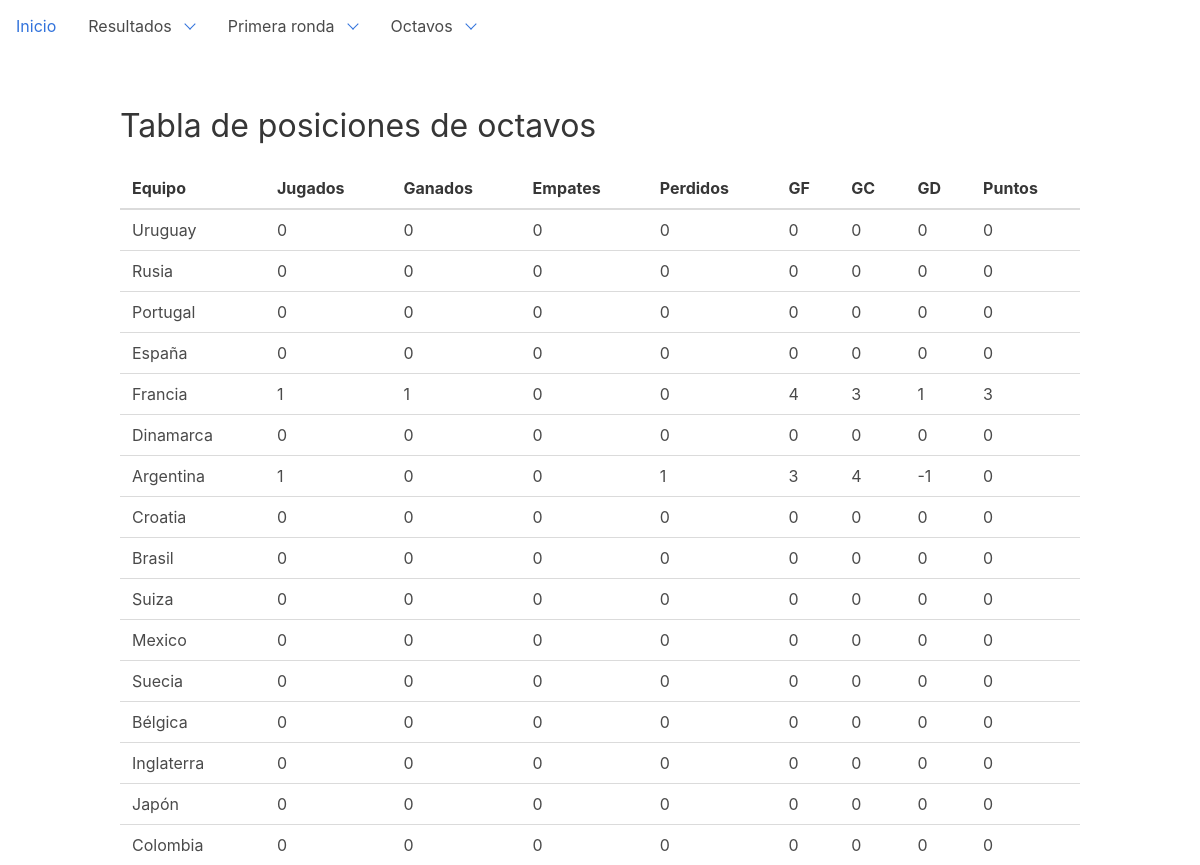
The page /dashboard/rounds-8vo on the database as committed earlier.
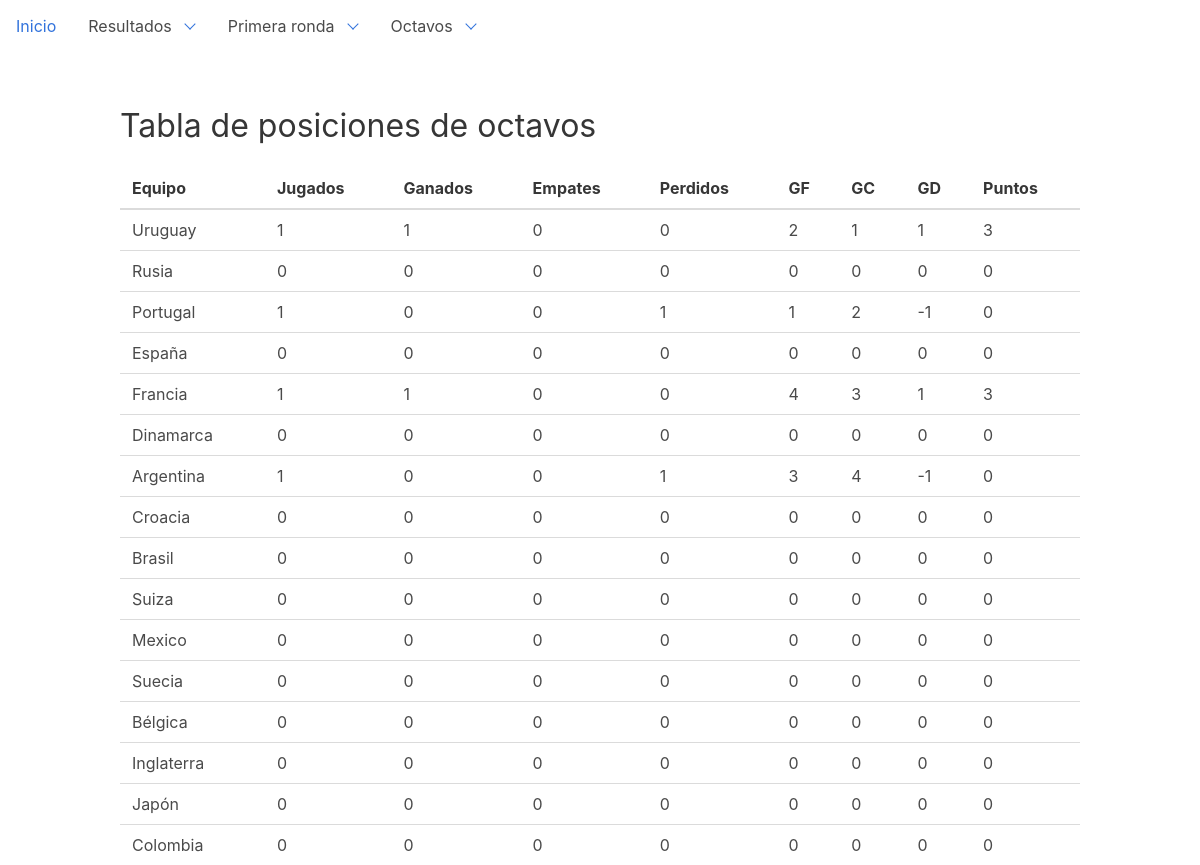
The same page on the database as committed later.
### dashboard/models.py (models this page shows, shortened)
class Round(models.Model):
    ROUND_CHOICES = (
        ('1', 'Primera fase'),
        ('2', 'Octavos'),
        ('3', 'Cuarto'),
        ('4', 'Semifinales'),
        ('5', 'Tercer lugar'),
        ('6', 'Finales'),
    )
    stage = models.CharField(choices=ROUND_CHOICES, max_length=1, default='1')
    played_matches = models.IntegerField(default=0)
    won = models.IntegerField(default=0)
    draw = models.IntegerField(default=0)
    lose = models.IntegerField(default=0)
    points = models.IntegerField(default=0)
    goals_for = models.IntegerField(default=0)
    goals_against = models.IntegerField(default=0)
    goals_difference = models.IntegerField(default=0)
    position = models.CharField(default="", max_length=24, null=True)
    source = models.ForeignKey('Gambler', on_delete=models.DO_NOTHING, null=True)
    done = models.BooleanField(default=False)
    qualified_revision = models.BooleanField(default=False)
    team = models.ForeignKey('Team', on_delete=models.DO_NOTHING)
    class Meta:
        ordering = ["stage", "team__group"]

class Team(models.Model):
    GROUP_CHOICES = (
        ('A', 'Grupo A'),
        ('B', 'Grupo B'),
        ('C', 'Grupo C'),
        ('D', 'Grupo D'),
        ('E', 'Grupo E'),
        ('F', 'Grupo F'),
        ('G', 'Grupo G'),
        ('H', 'Grupo H'),
    )
    group = models.CharField(choices=GROUP_CHOICES, max_length=1, null=True, default='A')
    name = models.CharField(max_length=32)
    code = models.CharField(max_length=32)
    cups = models.IntegerField(default=0)
    finals = models.IntegerField(default=0)
    semifinals = models.IntegerField(default=0)
    class Meta:
        ordering = ["name"]
    def __str__(self):
        return self.name

### dashboard/views.py (the view)
class Round8voListView(ListView):
    model = Round
    template_name = "dashboard/round8vo_list.html"
    def get_queryset(self):
        queryset = super(Round8voListView, self).get_queryset()
        return queryset.filter(source__name="Oficial", stage="2").order_by("team__group")

### templates/dashboard/round8vo_list.html (shortened to what this page needs)
{% extends 'base.html' %}
{% block content %}
    <h1 class="title">Tabla de posiciones de octavos</h1>
    <table class="sortable">
        <thead>
        <tr>
            <th>Equipo</th>
            <th>Jugados</th>
            <th>Ganados</th>
            <th>Empates</th>
            <th>Perdidos</th>
            <th>GF</th>
            <th>GC</th>
            <th>GD</th>
            <th>Puntos</th>
        </tr>
        </thead>
        <tbody>
        {% for round in round_list %}
            <tr>
                <td>{{ round.team }}</td>
                <td>{{ round.played_matches }}</td>
                <td>{{ round.won }}</td>
                <td>{{ round.draw }}</td>
                <td>{{ round.lose }}</td>
                <td>{{ round.goals_for }}</td>
                <td>{{ round.goals_against }}</td>
                <td>{{ round.goals_difference }}</td>
                <td>{{ round.points }}</td>
            </tr>
        {% endfor %}
        </tbody>
    </table>
{% endblock %}

Rows that differ between the two databases and show on the page:
changed Round "Uruguay": played_matches "0" → "1"; won "0" → "1"; goals_for "0" → "2"; goals_against "0" → "1"; goals_difference "0" → "1"; points "0" → "3"
changed Round "Portugal": played_matches "0" → "1"; lose "0" → "1"; goals_for "0" → "1"; goals_against "0" → "2"; goals_difference "0" → "-1"
changed through a linked row, Round: team "Croatia" → "Croacia"
